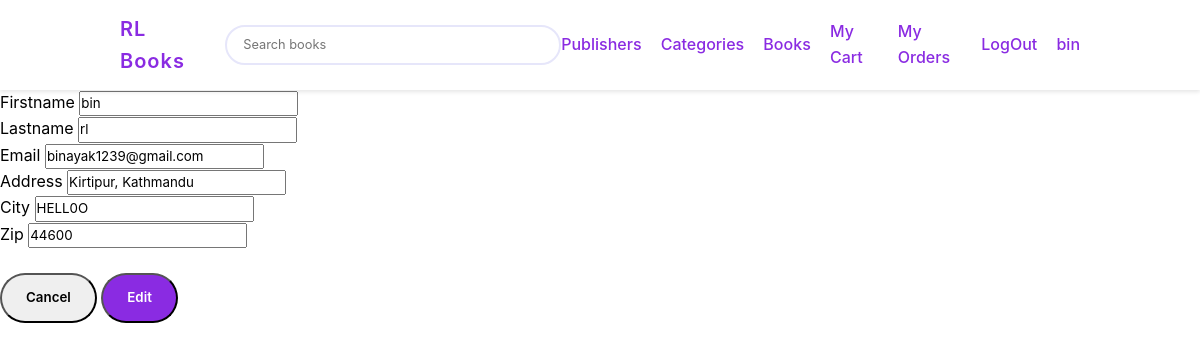
Page /profile.php (signed in) on the committed database.
### tables this page shows
CREATE TABLE `customers` (
  `id` int(10) NOT NULL,
  `firstname` varchar(40) NOT NULL,
  `lastname` varchar(40) NOT NULL,
  `email` varchar(40) NOT NULL,
  `password` varchar(40) NOT NULL,
  `address` varchar(120) NOT NULL,
  `city` varchar(40) NOT NULL,
  `zipcode` varchar(40) NOT NULL
);

### functions/database_functions.php (called while the page is built, shortened)
<?php
if (!function_exists("db_connect")) {
	function db_connect()
	{
		$conn = mysqli_connect("localhost", "root", "", "bookstore");
		return $conn;
	}
}
if (!function_exists("getCustomerIdbyEmail")) {
	function getCustomerIdbyEmail($email)
	{
		$conn = db_connect();
		$query = "SELECT * from customers WHERE
			email = '$email'";
		$result = mysqli_query($conn, $query);
		if ($result) {
			$row = mysqli_fetch_assoc($result);
			return $row;
		} else {
			return null;
		}
	}
}
?>

### profile.php (the view, shortened to what this page needs)
<?php
require_once "./functions/database_functions.php";
require "./template/header.php";
if (isset($_SESSION['email'])) {
    $customer = getCustomerIdbyEmail($_SESSION['email']);
    ?>
    <form method="post" action="editProfile.php" class="form-horizontal">
        <div class="form-group">
            <label for="exampleInputEmail1">Firstname</label>
            <input type="text" class="form-control" aria-describedby="emailHelp"
                value="<?php echo $customer['firstname'] ?>" name="firstname">
        </div>
        <div class="form-group">
            <label for="exampleInputEmail1">Lastname</label>
            <input type="text" class="form-control" aria-describedby="emailHelp" value="<?php echo $customer['lastname'] ?>"
                name="lastname">
        </div>
        <div class="form-group">
            <label for="exampleInputEmail1">Email</label>
            <input type="email" class="form-control" aria-describedby="emailHelp" value="<?php echo $customer['email'] ?>"
                name="email">
        </div>
        <div class="form-group">
            <label for="inputAddress">Address</label>
            <input type="text" class="form-control" id="inputAddress" value="<?php echo $customer['address'] ?>"
                name="address">
        </div>
        <div class="form-row">
            <div class="form-group col-md-4">
                <label for="inputCity">City</label>
                <input type="text" class="form-control" id="inputCity" name="city" value="<?php echo $customer['city'] ?>">
            </div>
            <div class="form-group col-md-4">
                <label for="inputZip">Zip</label>
                <input type="text" class="form-control" id="inputZip" name="zipcode"
                    value="<?php echo $customer['zipcode'] ?>">
            </div>
        </div>
        <br>
        <div class="form-group col-md-12">
            <div class="form-group">
                <div class="col-lg-10 col-lg-offset-2" style="margin-left:0px">
                    <button type="reset" class="btn btn-default">Cancel</button>
                    <button type="submit" class="btn btn-primary">Edit</button>
                </div>
            </div>
    </form>
    <?php
}
?>

### template/header.php (shortened to what this page needs)
<?php
require_once "./functions/database_functions.php";
if (isset($_SESSION['email'])) {
  $customer = getCustomerIdbyEmail($_SESSION['email']);
  $name = $customer['firstname'];
}
?>
<!DOCTYPE html>
<html lang="en">
<head>
</head>
<body>
  <nav class="navbar">
    <div class="container">
      <div class="navbar-header">
        <a class="store-name" href="index.php">RL Books</a>
        <form method="post" action="search_book.php">
          <input type="text" id="inputPassword2" placeholder="Search books" name="text">
        </form>
      </div>
      <div id="navbar">
        <ul class="nav navbar-nav navbar-right">
          <li>
            <a href="publisher_list.php">
              Publishers
            </a>
          </li>
          <li><a href="category_list.php">Categories</a></li>
          <li><a href="books.php">Books</a></li>
          <li><a href="cart.php">My Cart</a></li>
          <li><a href="my_orders.php">My Orders</a></li>
          <?php
          if (isset($_SESSION['user'])) {
            echo ' <li><a href="logout.php">LogOut</a></li>' . '<li><a href="profile.php">'
              . $name .
              '</a></li>';
          } else {
            echo ' <li><a href="signin.php"> Sign in</a></li>' . '<li><a href="signup.php">Sign up</a></li>';
          }
          ?>
        </ul>
      </div>
    </div>
  </nav>

### rows in the picture
customers: firstname "bin", lastname "rl", email "binayak1239@gmail.com", address "Kirtipur, Kathmandu", city "HELL0O", zipcode "44600"
